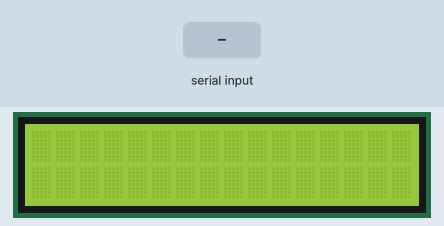
Recording of a sketch running on a simulated Arduino Uno, built with avr-gcc and run on an emulated ATmega328P. Shown: 16×2 character LCD. Inputs (shaded band) come from the test bench.

Above: at 1.2 s.
1.3 s: byte 30 received over Serial
2.8 s: byte 90 received over Serial
At 4.0 s:
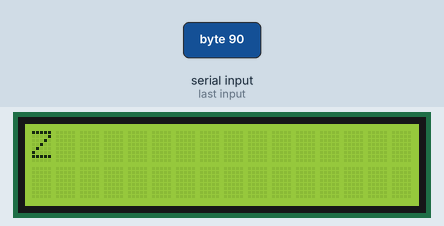
4.3 s: byte 120 received over Serial
At 5.3 s:
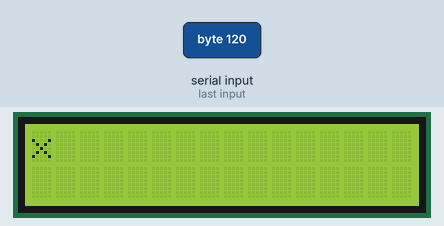
Timing chart, 0 to 7.3 s (numbered marks = the images above; inputs shaded):
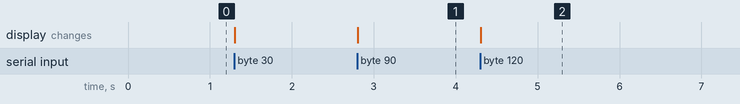

Measured:
- after the input at 2.8 s, the display: changes at once (image 1)
- after the input at 4.3 s, the display: changes at once (image 2)

The sketch:

LiquidCrystal_I2C.ino
```cpp
#include <LiquidCrystal_I2C.h>

LiquidCrystal_I2C lcd(0x3F, 16, 2); // 검색된 I2C 주소와 lcd의 열, 행

// const char data[] = "Hello World";
// const int textSize = sizeof(data) - 1; // 종결 문자기 때문에 -1 해줘야 함

void setup() {
  lcd.init(); // lcd 사용 시작

  lcd.backlight();

  Serial.begin(9600);

  // lcd.print(data);

  // lcd.setCursor(0, 0);

  // lcd.print("Hello World!");
}

void loop() {
  if (Serial.available()) { // 뭔가 받아 온게 있다면
    lcd.clear();

    while (Serial.available() > 0) {
      // lcd.setCursor(0, 0);
      char c = Serial.read();
      lcd.print(c); // lcd에 시리얼 통신 수신 결과 쓰기
    }
  }

  // for (int pos = 0; pos < textSize; pos++) {
  //   lcd.scrollDisplayLeft(); // lcd 왼쪽으로 스크롤 // scrollDisplayRight() -> 오른쪽

  //   delay(200); // 0.2초
  // }

  // lcd.setCursor(0, 1);
  // lcd.print(millis() / 1000); // 1초마다 초로 출력해보기!

  // // 1. 커서를 깜빡 거리기

  // lcd.setCursor(0, 0);

  // lcd.print("Cursor blink");

  // lcd.blink(); // 커서를 깜빡거리게 하는 함수

  // delay(2000); // 2초

  // // 2. 커서를 깜빡 거리지 않게 하기

  // lcd.clear(); // lcd 내용 지우기

  // lcd.noBlink(); // 커서를 깜빡거리지 않게 하는 함수

  // lcd.print("Cursor noblink");

  // delay(2000);

  // // 3. lcd 내용을 보이지 않게 하기

  // lcd.clear();

  // lcd.print("Display off");

  // delay(1000);

  // lcd.noDisplay(); // lcd display 보이지 않게 하는 함수

  // // 4. lcd 내용 보이게 하기

  // lcd.clear();

  // delay(2000);

  // lcd.print("Display on");

  // lcd.display();

  // delay(2000);

  // lcd.clear();
}
```
